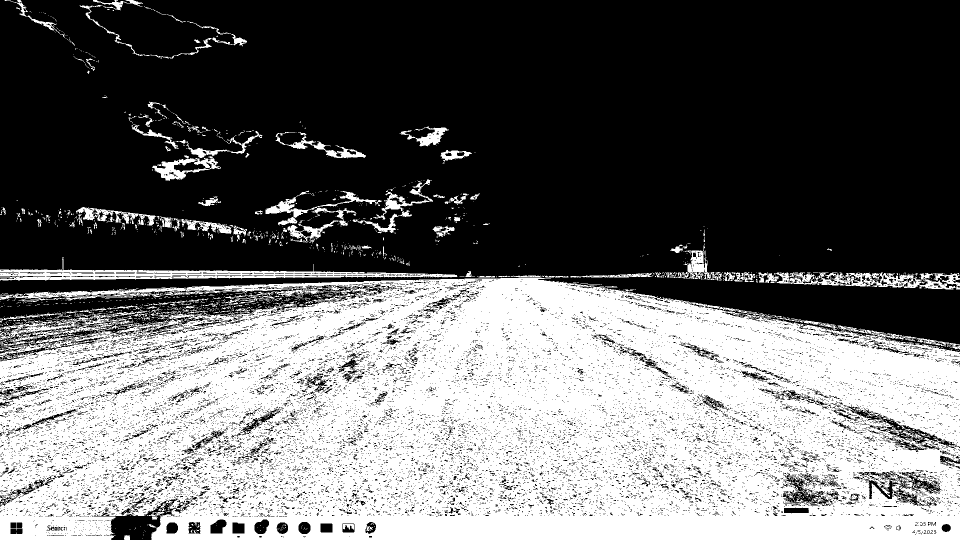
#> input picture YUVdiffPic.png, 1920 x 1080 px (shown at 1/2 size)
$ python -i features.py   (imports and definitions only)   (older library calls are emulated)
#> lines starting #> are read from the running program, lines starting #| are printed output that depends on the picture; after the words box and inside, x2 and y2 are one past the last pixel; in counts of white or black regions, pixels touching at a corner belong together
#> further down, picture is the input picture: shape (1080, 1920, 3); 41.2% white; 1950 white regions (1786 under 20 px), largest, box (x1, y1, x2, y2) and area: (0, 555, 1920, 1080) 796394, (0, 514, 915, 561) 11104, (1552, 545, 1920, 579) 5863
import numpy as np
import cv2, os
import math, matplotlib.pyplot as plt


def create_gaborfilter(lambd = 10.0):     #  https://www.freedomvc.com/index.php/2021/10/16/gabor-filter-in-edge-detection/###
    # Produces a set of gabor filters

    filters = []
    num_filters = 16
    ksize = 35  # The local area to evaluate
    sigma = 3.0  # Larger Values produce more edges
    lambd = lambd
    gamma = 0.5
    thetas = [0, 10, 20, 30, 40, 50, 60,70,80,90]  # flat, vertical and diagonals
    psi = 0  # Offset value - lower generates cleaner results

    for theta in thetas:  # Theta is the orientation for edge detection
        kern = cv2.getGaborKernel((ksize, ksize), sigma, theta, lambd, gamma, psi, ktype=cv2.CV_64F)
        kern /= 1.0 * kern.sum()  # Brightness normalization
        filters.append(kern)

    return filters, thetas


# [34 lines left out: functions margin, cdf, not called in this run]

def max_channel(img):
    fin = np.zeros([img.shape[0], img.shape[1]])
    for i in range(0,img.shape[0]):
        for j in range(0,img.shape[1]):
            fin[i,j] = max(img[i,j,:])
    return fin

def gabor_lane(img, lam = 10):
    filters, thetas = create_gaborfilter(lam)
    bank = orient_select(img,filters, thetas)
    #orientations = []  # flat, Right, Vertical, Left

    if len(bank.shape) > 2:
        bank = max_channel(bank) # drop channels

    return bank

def gabor_mask(img):

    #gray = cv2.cvtColor(img, cv2.COLOR_BGR2GRAY)
    hsv = cv2.cvtColor(img, cv2.COLOR_BGR2HSV)
#> hsv: shape (1080, 1920, 3); mean H, S, V 0, 0, 105
    #yuv = cv2.cvtColor(img, cv2.COLOR_BGR2YUV)
    # hsl = cv2.cvtColor(img, cv2.COLOR_BGR2HLS)   # hsl and hsv basically look the same
    # lab = cv2.cvtColor(img, cv2.COLOR_BGR2Lab)

    # Normal Frequencies
    gab_hsv = gabor_lane(hsv)
    #gab_hsl = gabor_lane(hsl)
    #gab_lab =  gabor_lane(lab)
    #gab_yuv = gabor_lane(yuv)    # Weak Indicator
    gab_img = gabor_lane(img)
#   gab_hue = gabor_lane(hue)
    # gab_sat = gabor_lane(sat)
    #gab_gray = gabor_lane(gray)  # Not so necessary

    gabors = [gab_hsv, gab_img, ]   # lower complexity --> 2 color spaces
    #weights = [  1   ,   1     ,   1     ,   1   ]

    # votes = voter(gabors, weights) # not necessary
    #votes = cv2.bitwise_and(img, img, mask=votes)

    gabs = sum(gabors)
    #cv2.imshow("gab_mask", gabs)

    return gabs

# [95 lines left out: functions perspective_map, scale, sky_detector, color_mask, multidim_intersect, not called in this run]

def norm(x):
    return x[0] + x[1]

# [51 lines left out: functions kmeans, getCenter, fillContour, darkChannel, plotDist, not called in this run]

def orient_select(img,filters, thetas):
    final = np.zeros_like(img)
    all = {} # stores each fitlered copy (and thresholded for strongest responses)
    for i in range(0, len(filters)):
        theta = thetas[i]
        kern = filters[i]
        img_filter = cv2.filter2D(img, -1, kern)# normalize each response
        img_filter = cv2.threshold(img_filter,200,255, cv2.THRESH_BINARY)[1]
        all[theta] = img_filter
#> after the loop, all = 10 items

    # ===== Adder block ======#
    for theta in thetas:  #[20,30,80,90]:
        if theta == 0:  # always skip 0 but try other orientations
            continue
        bit = all[theta]//10
        #edge = cv2.Canny(all[theta], 100, 250)
        #mask = cv2.bitwise_and(bit, bit, mask=edge)
        final = final + bit
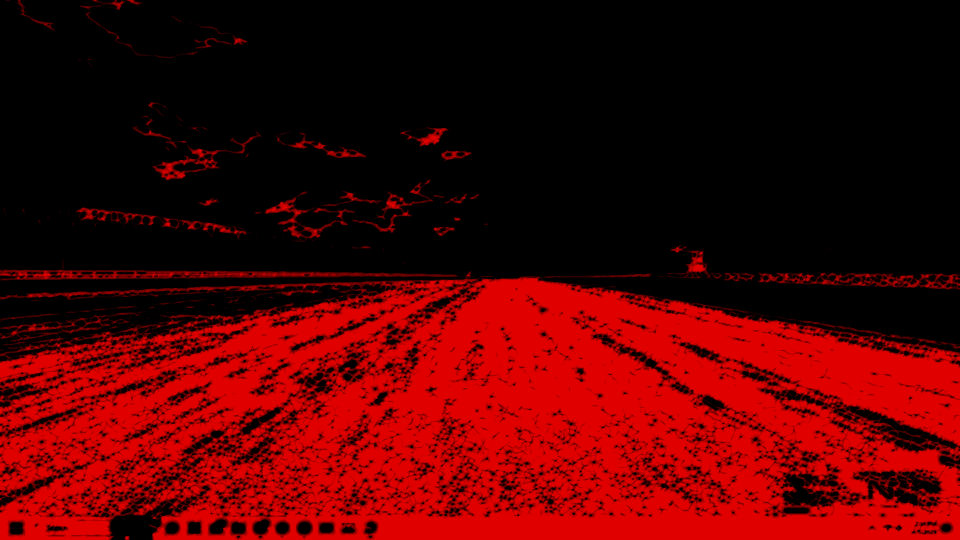
#> final: shape (1080, 1920, 3) (shown at 1/2 size); mean of channels 0, 1, 2 0, 0, 79; drawn as B, G, R
        # cv2.imshow("build", final)
        # cv2.waitKey(0)
    i = 0
    while i < len(thetas)-1:     # subtract away 0 as many times as potentially added above
        bit = all[0]  # could also try 10
        #edge = cv2.Canny(all[0], 100, 250)//25
        # cv2.imshow("each1", bit)
        # mask = cv2.bitwise_and(bit, bit, mask=edge)
        final = final - bit # put a floor at 0
        final = final.astype(np.float16)
        # cv2.imshow("build", final)
        # cv2.waitKey(0)
        i += 1
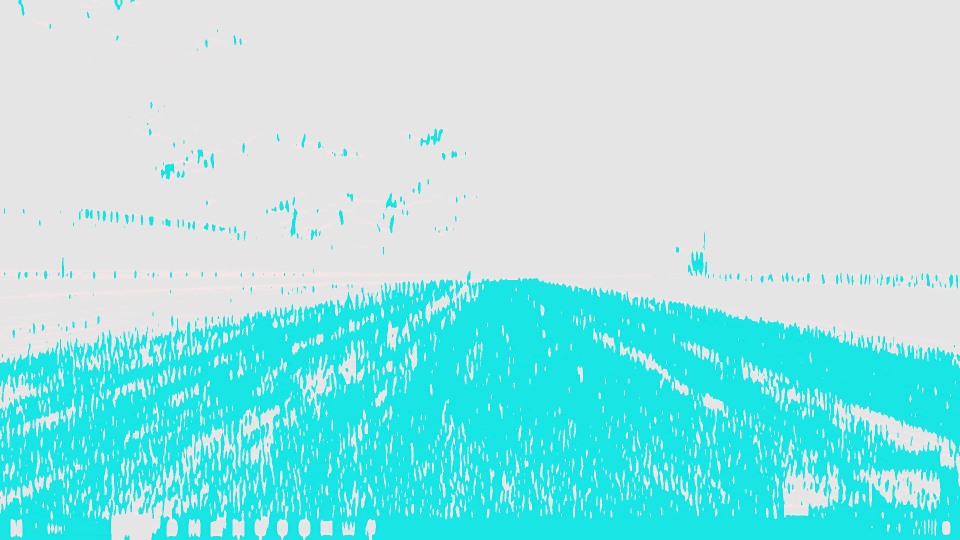
#> final: shape (1080, 1920, 3) float16 (shown at 1/2 size); mean of channels 0, 1, 2 0, 0, -621; drawn with min black and max white
#> after the loop, i = 9

    final = final.clip(min=0).astype(np.uint16)

    final = final*(255/np.amax(final))
    #print(np.amax(final))
    return final

>>> import cv2
>>> picture = cv2.imread('YUVdiffPic.png')
>>> result = gabor_mask(picture)
#> after the loop in max_channel, `for i in range(0,img.shape[0]):`:
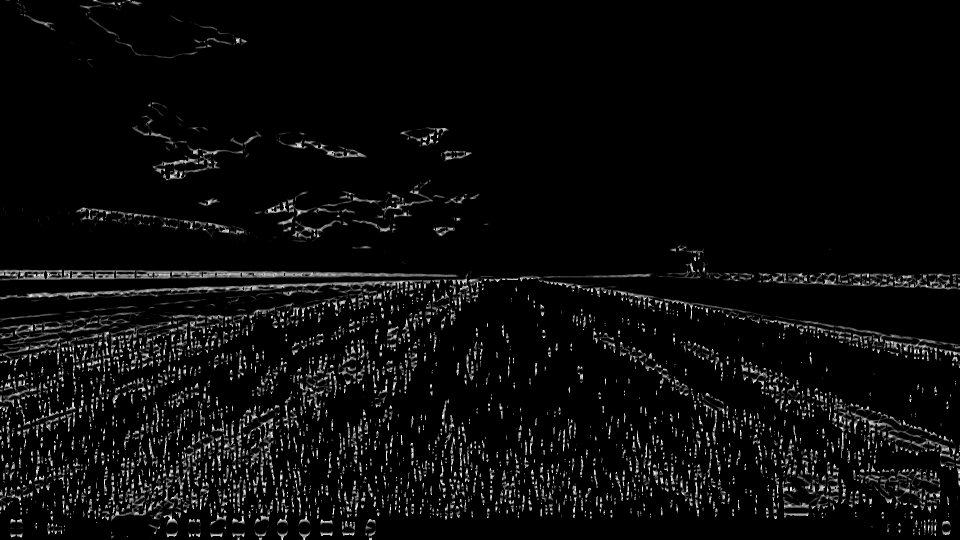
#> fin: shape (1080, 1920) float64 (shown at 1/2 size); min 0, max 255, mean 10.9
#> the loop in orient_select (call 2), `for i in range(0, len(filters)):` made 10 passes
#> pass 1, in orient_select (call 2), `img_filter = cv2.filter2D(img, -1, kern)# normalize each response`:
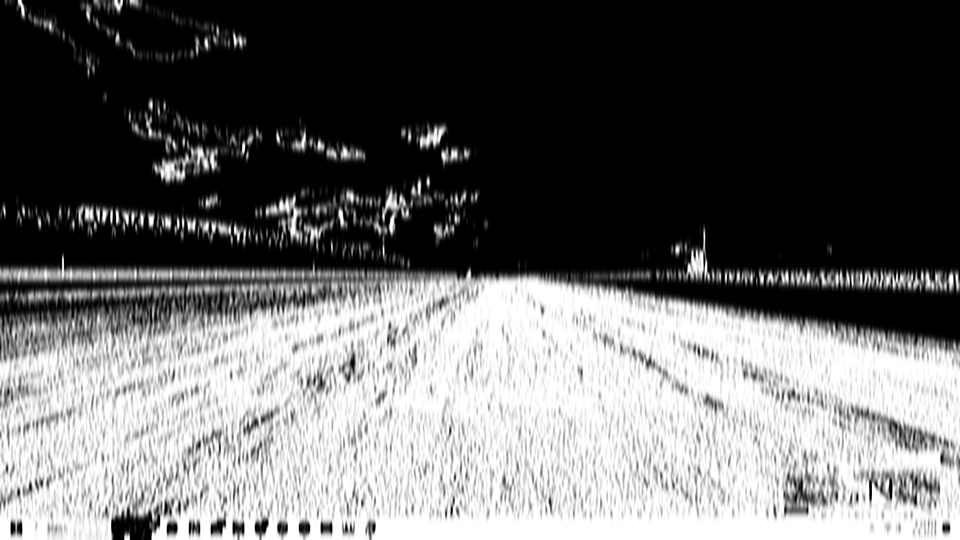
#> img_filter: shape (1080, 1920, 3) (shown at 1/2 size); min 0, max 255, mean 104.3
#> pass 1, in orient_select (call 2), `img_filter = cv2.threshold(img_filter,200,255, cv2.THRESH_BINARY)[1]`:
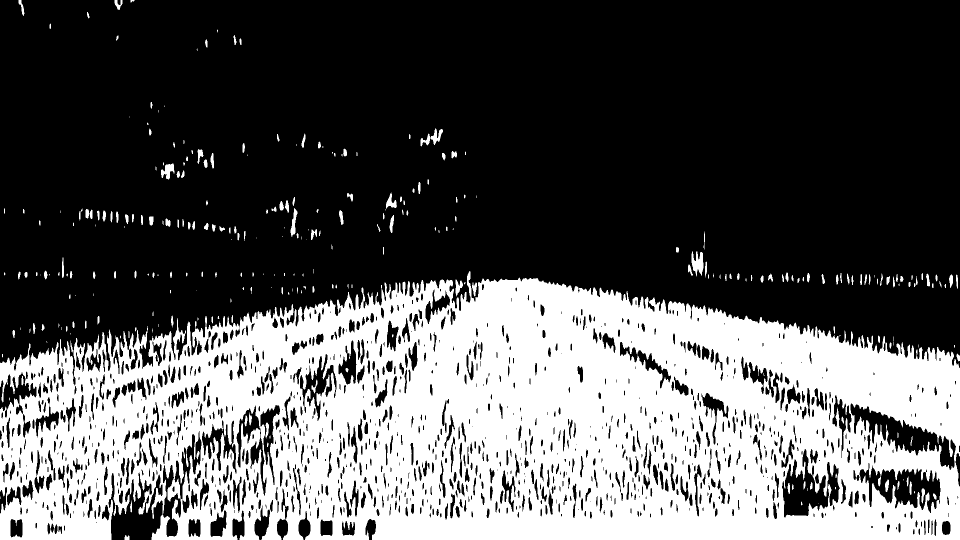
#> img_filter: shape (1080, 1920, 3) (shown at 1/2 size); 34.4% white; 294 white regions (103 under 20 px), largest, box (x1, y1, x2, y2) and area: (0, 542, 1920, 1080) 699163, (1383, 502, 1407, 553) 763, (322, 327, 349, 359) 489
#> after the loop in orient_select (call 2), `for theta in thetas:`:
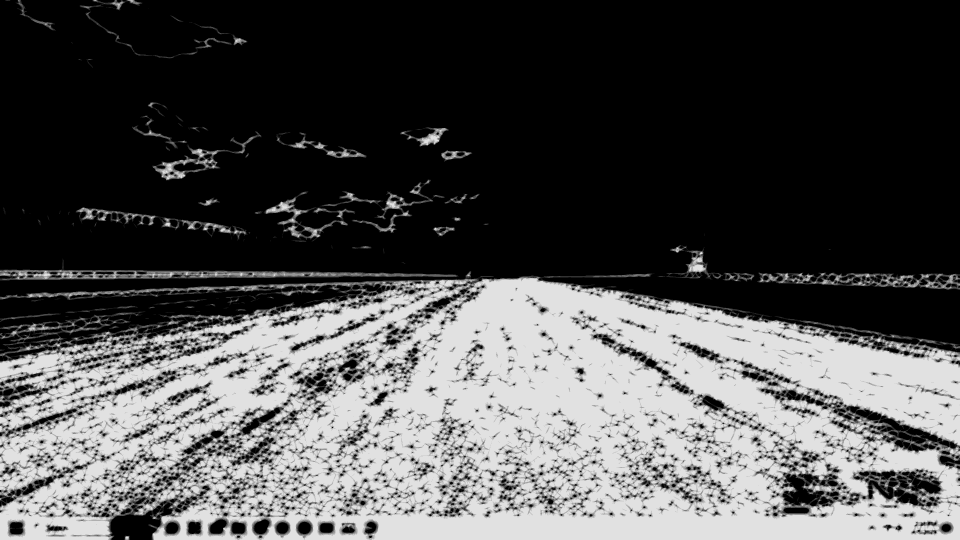
#> final: shape (1080, 1920, 3) (shown at 1/2 size); min 0, max 225, mean 79
#> after the loop in orient_select (call 2), `while i < len(thetas)-1:`:
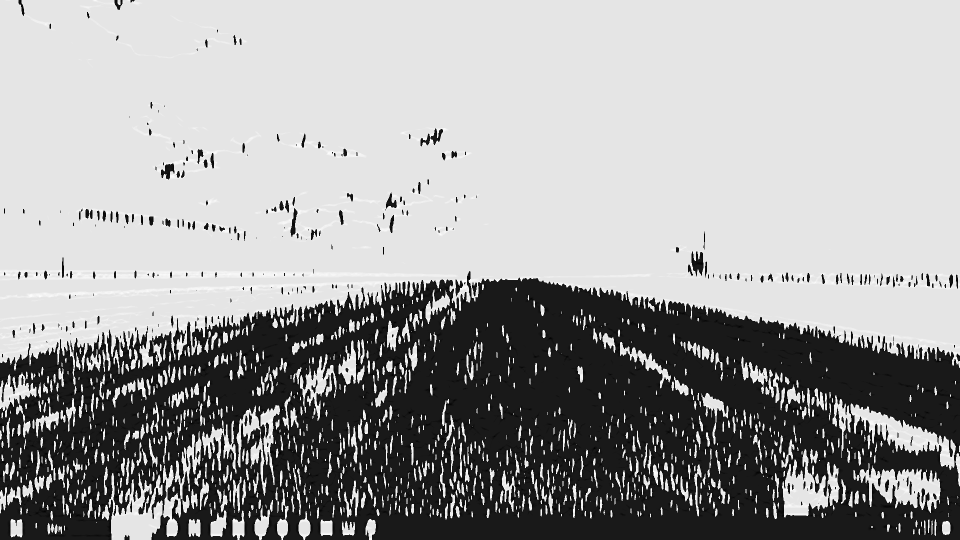
#> final: shape (1080, 1920, 3) float16 (shown at 1/2 size); min -2039, max 225, mean -623; drawn with min black and max white
